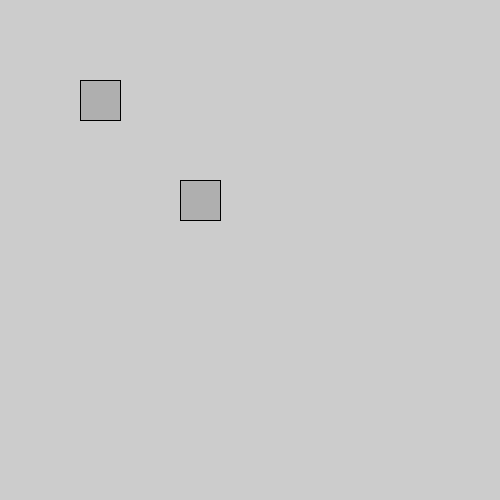
Frame 1 (no input)
Frame 60 (the mouse pressed at the canvas centre just before this capture): identical to frame 1, image omitted
Frame 120 (the mouse held since frame 60 and released just before this capture): identical to frame 1, image omitted

The Processing sketch that drew this single still picture (run headless with seeded random() and noise(); from frame 60 on, the mouse is pressed at the canvas centre):

// Processing sketch: ejemplo_6
// ── ejemplo_6.pde
/*
 CONDICIONALES
 EJEMPLO Nro. 6
 */

boolean boton0 = false;
boolean boton1 = false;

void setup () {
  size(500, 500);
}

void draw() {

  if (mouseX > 80 && mouseX < 120 && mouseY > 80 && mouseY < 120 && mousePressed) {
    background(0, 0, 240);
    stroke(0);
  }

  if (mouseX > 180 && mouseX < 220 && mouseY > 180 && mouseY < 220 && mousePressed) {
    background(240, 0, 0);
    stroke(0);
  }

  fill(175);
  rect(80, 80, 40, 40);
  rect(180, 180, 40, 40);
}
